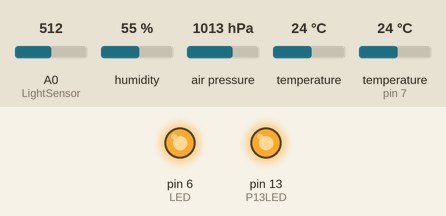
A sketch run on a simulated Arduino Uno, built with avr-gcc and run on an emulated ATmega328P. On the bench: output pins drawn as LEDs (lit = HIGH). The inputs (shaded band) are chosen by the test bench; at power-on: A0 (LightSensor) = 512, humidity 55 %, air pressure 1013 hPa, temperature 24 °C, temperature (sensor on pin 7) 24 °C. WiFi joins after 1.5 s; servers stay silent unless stated; uploads are accepted with an empty reply.

Above: at 1.4 s.
At 19.0 s:
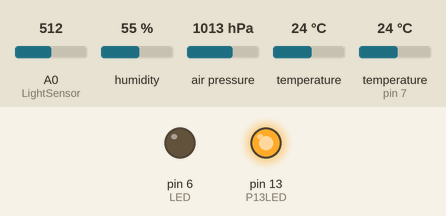
At 37.4 s:
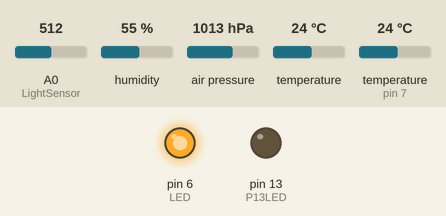
Timing chart, 0 to 44.3 s (numbered marks = the images above):
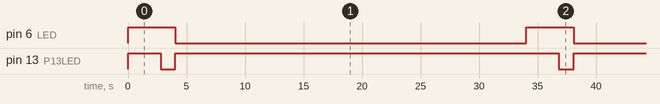

Measured:
- by itself, pin 6 (LED): alternates HIGH for 4.0 s and LOW for 30.0 s
- by itself, pin 13 (P13LED): repeats every 34.0 s: LOW 1.3 s, HIGH 32.8 s
- by itself, everything shown: repeats every 34.0 s, in 3 steps

The sketch:

Arduino_EthernetShield_IS_Temperature_With_BMP280_And_Light.ino
```cpp
/*
  Web client
 This sketch sends an event to Initial State (http://insecure-groker.initialstate.com)
 using an Arduino Wiznet Ethernet shield.
 Circuit:
 * Ethernet shield attached to pins 3, 4, 6, 10, 11, 12, 13
 */

// Pins 3 - 4 - 6 are used by the W5100 board
#include <SPI.h>
#include <Ethernet.h>
#include <OneWire.h>
#include <DallasTemperature.h>
//#include <Wire.h>
#include <Adafruit_Sensor.h>
#include <Adafruit_BME280.h>              // library I2C address = 0x77h

#define ONE_WIRE_BUS 7
#define LED 6
#define P13LED 13
#define LightSensor A0
#define ALTITUDE 45.0                     // Altitude of 3 Ryebank in meters.

double temperatureCalibration = 0.966;    // Temperature calibration correction value 0.915 drops by -1 oC
double pressureCalibration = 1.0062;       // Pressure calibration correction value  (1.0055 ORIG)
double humidityCalibration = 1.0;         // Humidity calibration correction value
double temperatureDS18B20 = 0;
double temperatureBMP280 = 0;
double baroPressureBMP280 = 0;
double humidityBMP280 = 0;
int lightSensorValue = 0;

String httpString = "GET /api/events?accessKey=V4iVTL0C9Mh5m5gMPP7XLwwF4y3mouYI&bucketKey=EF67ENPARL5F";
String httpEnd = " HTTP/1.1";

// Enter a MAC address for your controller below.
// Newer Ethernet shields have a MAC address printed on a sticker on the shield
byte mac[] = { 0xDE, 0xAD, 0xBE, 0xEF, 0xFE, 0xED };

// if you don't want to use DNS (and reduce your sketch size) use the numeric IP instead of the name for the server:
//IPAddress server(74,125,232,128);  // numeric IP for Google (no DNS)
char server[] = "insecure-groker.initialstate.com";    // name address for Google (using DNS)

// Set the static IP address to use if the DHCP fails to assign
IPAddress ip(192, 168, 1, 149);
byte gateway[] = { 192, 168,1,254};
byte subnet[] = { 255, 255, 255, 0 };

// Initialize the Ethernet client library with the IP address and port of the server that you want to connect to (port 80 is default for HTTP):
EthernetClient client;

OneWire ds(ONE_WIRE_BUS);
DallasTemperature ds18b20(&ds);           // Pass our oneWire reference to Dallas Temperature.

Adafruit_BME280 bme; // I2C               // create the BMP280 object

void setup()
{
  pinMode(LED, OUTPUT);
  pinMode(P13LED, OUTPUT);

  //Serial.begin(9600);

  ds18b20.begin();   // Start up the ds library
  bme.begin();

//  if (bme.begin())
//  {
//    Serial.println("BMP280 init success");
//  }
//  else
//  {
//    Serial.println("BMP280 init fail\n\n");
//  }

}

void loop()
{
  digitalWrite(P13LED,HIGH);
  digitalWrite(LED,HIGH);
  String readingHttp = "";

  if(lightSensorValue < 509)
  {
    lightSensorValue = 509;
  }
  lightSensorValue = map(analogRead(LightSensor),509,1023,0,100);
  //lightSensorValue = analogRead(LightSensor);

  ds18b20.requestTemperatures(); // Send the command to get temperatures DS1820
  delay(500);
  temperatureDS18B20 = ds18b20.getTempCByIndex(0);  // get the ds1820 temperature

  temperatureBMP280 = bme.readTemperature();
  temperatureBMP280 = (temperatureBMP280 * temperatureCalibration);

  baroPressureBMP280 = bme.readPressure() / 100.0F;
  baroPressureBMP280 = (baroPressureBMP280 * pressureCalibration);

  humidityBMP280 = bme.readHumidity();
  humidityBMP280 = (humidityBMP280 * humidityCalibration);

  //Build HTTP string of parameters
  readingHttp += "&Temperature=" + String(temperatureDS18B20);
  readingHttp += "&TemperatureInternal=" + String(temperatureBMP280);
  readingHttp += "&BarometricPressure=" + String(baroPressureBMP280);
  readingHttp += "&LightLevel=" + String(lightSensorValue);
  readingHttp += "&Humidity=" + String(humidityBMP280);

  // start the Ethernet connection:
  if (Ethernet.begin(mac) == 0) {
    Serial.println("Failed to configure Ethernet using DHCP");
    // try to congifure using IP address instead of DHCP:
    Ethernet.begin(mac, ip, gateway, subnet);
  }

  digitalWrite(P13LED,LOW);

  delay(1000);    // give the Ethernet shield a second to initialize:
  //Serial.println("connecting.");
  if (client.connect(server, 80))
  {
    //Serial.println("connected");
    //client.println("GET /api/events?accessKey=V4iVTL0C9Mh5m5gMPP7XLwwF4y3mouYI&bucketKey=EF67ENPARL5F&rasw=99.9 HTTP/1.1");
    client.println(httpString + readingHttp + httpEnd);
    client.println("Host: insecure-groker.initialstate.com");
    //client.println("Connection: close");
    client.println();
   }
   else
   {
      //Serial.println("connection failed"); // if you didn't get a connection to the server:
   }

  // if there are incoming bytes available from the server, read them and print them:
  if (client.available()) {
    char c = client.read();
    //Serial.println(c);
  }

  // if the server's disconnected, stop the client:
  if (!client.connected())
  {
    //Serial.println("disconnecting.");
    client.stop();
  }

    //Serial.println(httpString + readingHttp + httpEnd);
    client.stop();
    digitalWrite(LED,LOW);
    digitalWrite(P13LED,HIGH);

    delay(30000);   // wait 30 seconds
}
```
